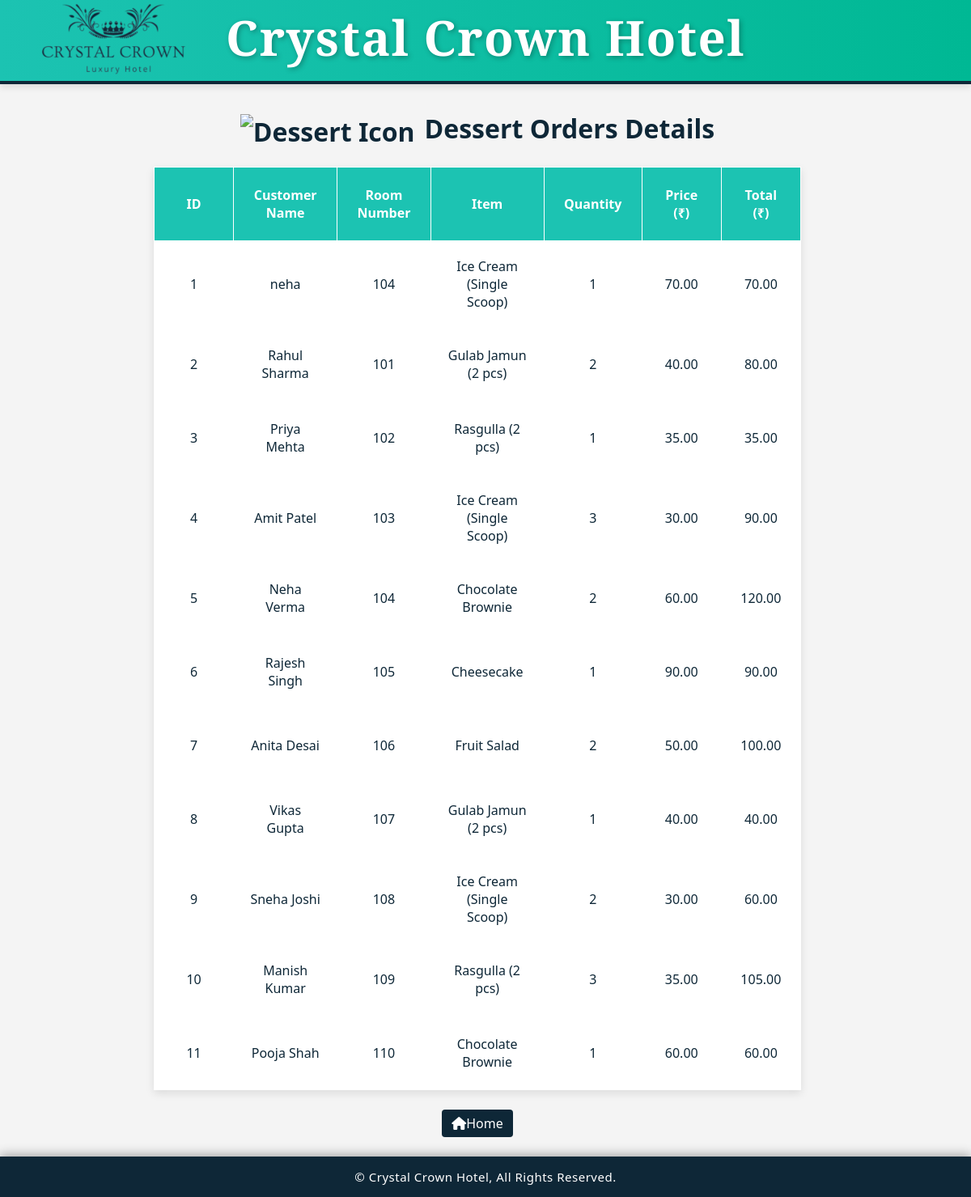
Screenshot of /project/admin/dessert_master.php with the database file from the repository.
### tables this page shows
CREATE TABLE `desserts_orders` (
  `id` int(11) NOT NULL,
  `customer_name` varchar(100) DEFAULT NULL,
  `room_number` varchar(20) DEFAULT NULL,
  `item` varchar(100) DEFAULT NULL,
  `quantity` int(11) DEFAULT NULL,
  `price` decimal(10,2) DEFAULT NULL,
  `total` decimal(10,2) DEFAULT NULL,
  `order_time` timestamp NOT NULL DEFAULT current_timestamp()
);

### project/admin/dessert_master.php (the view, shortened to what this page needs)
<?php
include ("header.php");
$conn = mysqli_connect("localhost", "root", "", "crystal_crown_hotel");
$result = mysqli_query($conn, "SELECT * FROM `desserts_orders` ");
?>
<!DOCTYPE html>
<html lang="en">
<head>
	<link rel="stylesheet" href="https://cdnjs.cloudflare.com/ajax/libs/font-awesome/6.5.0/css/all.min.css">
    <link rel="stylesheet" href="design.css" />
</head>
<body>
    <center><h1>
  <br><br>  <img src="https://img.icons8.com/ios-filled/40/dessert.png" alt="Dessert Icon" style="vertical-align: middle; margin-right: 12px;">Dessert Orders Details
</h1></center>
    <table>
        <tr>
            <th>ID</th>
            <th>Customer Name</th>
            <th>Room Number</th>
            <th>Item</th>
            <th>Quantity</th>
            <th>Price (₹)</th>
            <th>Total (₹)</th>
        </tr>
        <?php
        if (mysqli_num_rows($result) > 0) {
            while ($row = mysqli_fetch_assoc($result)) {
                echo "<tr>
                    <td>{$row['id']}</td>
                    <td>{$row['customer_name']}</td>
                    <td>{$row['room_number']}</td>
                    <td>{$row['item']}</td>
                    <td>{$row['quantity']}</td>
                    <td>{$row['price']}</td>
                    <td>{$row['total']}</td>
                </tr>";
            }
        } else {
            echo "<tr><td colspan='7'>No dessert orders found.</td></tr>";
        }
        ?>
    </table>
</body>
<?php include("footer.php"); ?>
<section class='btn'>
                   <a href='index.php'><i class='fas fa-home'></i>Home</a>
                   </section>
</html>

### project/admin/design.css (style rules this page uses)
body { background-color: white; font-family: 'Segoe UI', sans-serif; padding: 100px ; padding-top: 50px; margin-top: 50px; color: #0e2737; }
.btn { text-align: center; margin-top: 30px; }
tr:nth-child(even) { background: white; }
html { scroll-behavior: smooth; }
table { width: 100%; width: 100%; padding:100px; max-width: 800px; margin: auto; border-collapse: collapse; background-color: white; box-shadow: 0 4px 10px rgba(0,0,0,0.1); }
th, td { border: 1px solid white; text-align: center; padding: 20px; height:50px; width:50px; }
th { background-color: #1cc3b2; color: white; }
a { color:white; text-decoration: none; background-color: #0e2737; padding: 6px 12px; border-radius: 4px; transition: background 0.3s; }

### project/admin/header.php (style rules this page uses)
a { color:white; text-decoration: none; }

### project/admin/footer.php (style rules this page uses)
body { margin: 0; padding: 30px 20px 80px 0; background: #f4f4f4; font-family: 'Segoe UI', sans-serif; }

### rows the page displays
desserts_orders: id "1", customer_name "neha", room_number "104", item "Ice Cream (Single Scoop)", quantity "1", price "70.00", total "70.00"
desserts_orders: id "2", customer_name "Rahul Sharma", room_number "101", item "Gulab Jamun (2 pcs)", quantity "2", price "40.00", total "80.00"
desserts_orders: id "3", customer_name "Priya Mehta", room_number "102", item "Rasgulla (2 pcs)", quantity "1", price "35.00", total "35.00"
desserts_orders: id "4", customer_name "Amit Patel", room_number "103", item "Ice Cream (Single Scoop)", quantity "3", price "30.00", total "90.00"
desserts_orders: id "5", customer_name "Neha Verma", room_number "104", item "Chocolate Brownie", quantity "2", price "60.00", total "120.00"
desserts_orders: id "6", customer_name "Rajesh Singh", room_number "105", item "Cheesecake", quantity "1", price "90.00", total "90.00"
desserts_orders: id "7", customer_name "Anita Desai", room_number "106", item "Fruit Salad", quantity "2", price "50.00", total "100.00"
desserts_orders: id "8", customer_name "Vikas Gupta", room_number "107", item "Gulab Jamun (2 pcs)", quantity "1", price "40.00", total "40.00"
desserts_orders: id "9", customer_name "Sneha Joshi", room_number "108", item "Ice Cream (Single Scoop)", quantity "2", price "30.00", total "60.00"
desserts_orders: id "10", customer_name "Manish Kumar", room_number "109", item "Rasgulla (2 pcs)", quantity "3", price "35.00", total "105.00"
desserts_orders: id "11", customer_name "Pooja Shah", room_number "110", item "Chocolate Brownie", quantity "1", price "60.00", total "60.00"
